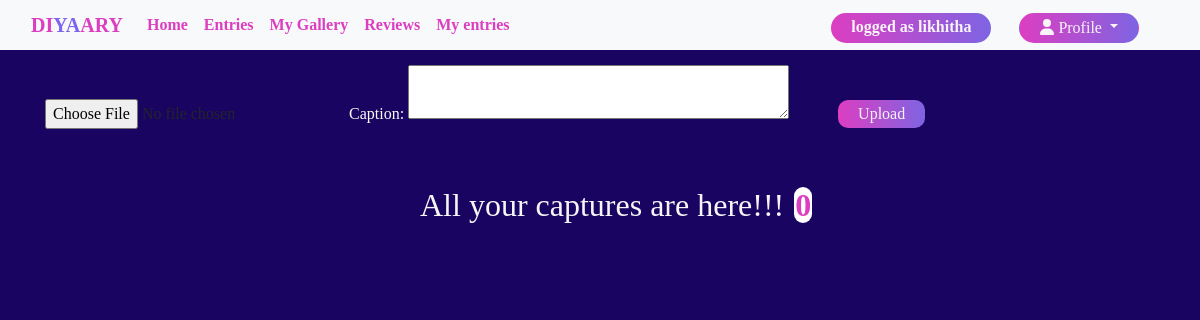
/mygallery/ (signed in), run on an earlier commit of the app's database.
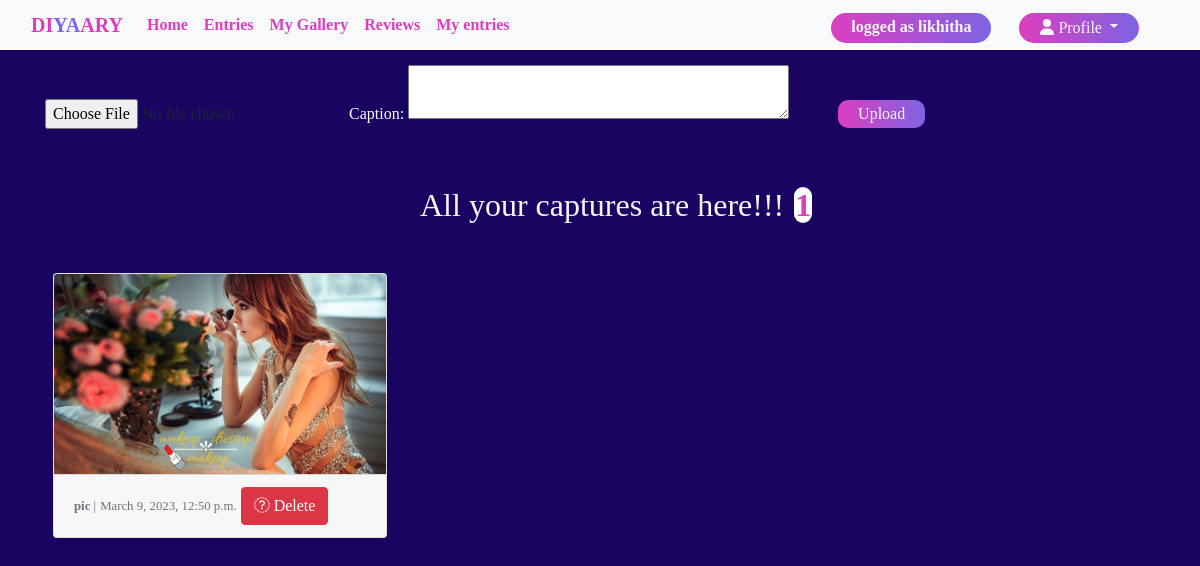
And on a later commit of the database.
### journal/models.py (models this page shows, shortened)
class Imagesuploader(models.Model):
     user = models.ForeignKey(User, on_delete=models.CASCADE)
     Allimages=models.ImageField(upload_to="myimages")
     date=models.DateTimeField(auto_now_add=True)
     caption=models.TextField(max_length=100)
     class Meta:
        verbose_name_plural = "Imagesuploader"

### journal/views.py (the view)
# urls.py: path('mygallery/',views.mygallery,name="mygallery"),
def mygallery(request):
  if request.user.is_authenticated:
    if request.method=="POST":
     form =Imageuploaderform(request.POST,request.FILES)
     if form.is_valid():
                image = form.save(commit=False)
                image.user = request.user
                image.save()
                form = Imageuploaderform()
    else:
      form = Imageuploaderform()
    Gallery=Imagesuploader.objects.filter(user=request.user)
    return render(request,"mygallery.html",{'Gallery':Gallery,'form':form})
  return  redirect('userlogin')

### journal/forms.py
class Imageuploaderform(forms.ModelForm):
 class Meta:
    model= Imagesuploader
    exclude = ['user']
    fields='__all__'
    labels={'Allimages':''}
    widgets = {
            'Allimages': forms.FileInput(attrs={'class': 'uploadimage'}),
            'caption': forms.Textarea(attrs={'class': 'caption', 'rows': 2})
        }

### templates/mygallery.html (shortened to what this page needs)
{%extends 'base.html'%}{%load static%}  {%block title%}   My gallery {%endblock title%}
{% block body %}
{% block cssfile %}
<link rel="stylesheet"   href="{% static 'css/style.css' %}">
{% endblock cssfile %}
<div class="container">
    <div class="gallery" >
        <form action=" "method="post" enctype="multipart/form-data">
            {{form}}
            <input type="submit" class="button" value="Upload">
        </form>
    </div>
    <div class="row pt-5px">
            <h2 class= "mt-5">All your captures are here!!!<span class='count'><strong>{{Gallery.count}}</strong></span></h2>
      {%if Gallery%}
        {% for x in Gallery%}
        {% if x.user == request.user %}
        <div class="col-sm-4 pt-3">
            <div class="card m-2">
                <img src="{{x.Allimages.url}}" alt="" class="card-img-top" height="200px">
                <div class="card-footer">
                    <small class="text-muted"><strong>{{x.caption}} </strong>|</small>
                    <small class="text-muted">{{x.date}}</small>
                    <form method="post" action={% url 'deletegallery' x.caption%} class="d-inline" >
                        <button type="submit" class="btn btn-danger"><i class="fa-sharp fa-regular fa-trash"></i> Delete</button>
                        </form>
                </div>
            </div>
        </div>
          {% endif%}
        {%endfor%}
    {% endif%}
</div>
{% endblock body %}

What changed in the data, as far as the page shows it:
added Imagesuploader: Allimages (picture), caption "pic", date "March 9, 2023, 12:50 p.m."
Also different on the page:
{{ Gallery.count }}: "0" → "1"
